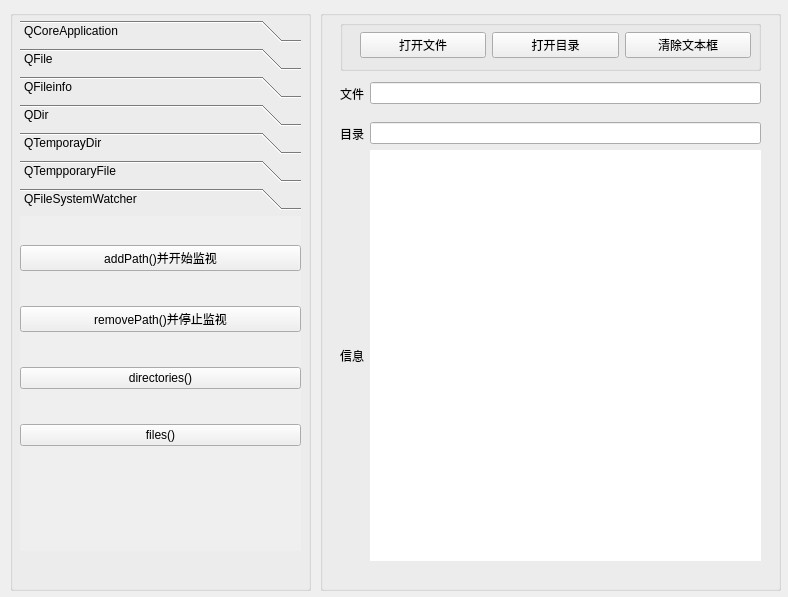
<?xml version="1.0" encoding="UTF-8"?>
<ui version="4.0">
 <class>Widget</class>
 <widget class="QWidget" name="Widget">
  <property name="geometry">
   <rect>
    <x>0</x>
    <y>0</y>
    <width>788</width>
    <height>597</height>
   </rect>
  </property>
  <property name="windowTitle">
   <string>Widget</string>
  </property>
  <widget class="QGroupBox" name="groupBox">
   <property name="geometry">
    <rect>
     <x>10</x>
     <y>10</y>
     <width>301</width>
     <height>581</height>
    </rect>
   </property>
   <property name="title">
    <string/>
   </property>
   <widget class="QToolBox" name="toolBox_QCoreApplication">
    <property name="geometry">
     <rect>
      <x>10</x>
      <y>10</y>
      <width>281</width>
      <height>531</height>
     </rect>
    </property>
    <property name="currentIndex">
     <number>6</number>
    </property>
    <widget class="QWidget" name="widget">
     <property name="geometry">
      <rect>
       <x>0</x>
       <y>0</y>
       <width>281</width>
       <height>293</height>
      </rect>
     </property>
     <attribute name="label">
      <string>QCoreApplication</string>
     </attribute>
     <widget class="QWidget" name="layoutWidget">
      <property name="geometry">
       <rect>
        <x>0</x>
        <y>10</y>
        <width>271</width>
        <height>301</height>
       </rect>
      </property>
      <layout class="QVBoxLayout" name="verticalLayout">
       <item>
        <widget class="QPushButton" name="pushButton_Dirpath">
         <property name="text">
          <string>applicationDirpath（）</string>
         </property>
        </widget>
       </item>
       <item>
        <widget class="QPushButton" name="pushButton_FilePath">
         <property name="text">
          <string>applicationFilePath()</string>
         </property>
        </widget>
       </item>
       <item>
        <widget class="QPushButton" name="pushButton_appName">
         <property name="text">
          <string>applicationName()</string>
         </property>
        </widget>
       </item>
       <item>
        <widget class="QPushButton" name="pushButton_setappName">
         <property name="text">
          <string>setApplicationName()</string>
         </property>
        </widget>
       </item>
       <item>
        <widget class="QPushButton" name="pushButton_librayPaths">
         <property name="text">
          <string>librayPaths()</string>
         </property>
        </widget>
       </item>
       <item>
        <widget class="QPushButton" name="pushButton_organizationName">
         <property name="text">
          <string>organizationName()</string>
         </property>
        </widget>
       </item>
       <item>
        <widget class="QPushButton" name="pushButton_exit">
         <property name="text">
          <string>exit()</string>
         </property>
        </widget>
       </item>
      </layout>
     </widget>
    </widget>
    <widget class="QWidget" name="page_2">
     <property name="geometry">
      <rect>
       <x>0</x>
       <y>0</y>
       <width>281</width>
       <height>293</height>
      </rect>
     </property>
     <attribute name="label">
      <string>QFile</string>
     </attribute>
     <widget class="QGroupBox" name="groupBox_4">
      <property name="geometry">
       <rect>
        <x>0</x>
        <y>0</y>
        <width>281</width>
        <height>141</height>
       </rect>
      </property>
      <property name="title">
       <string>静态函数</string>
      </property>
      <widget class="QWidget" name="layoutWidget">
       <property name="geometry">
        <rect>
         <x>10</x>
         <y>20</y>
         <width>261</width>
         <height>111</height>
        </rect>
       </property>
       <layout class="QGridLayout" name="gridLayout">
        <item row="0" column="0">
         <widget class="QPushButton" name="pushButton_copys">
          <property name="text">
           <string>copy()</string>
          </property>
         </widget>
        </item>
        <item row="0" column="1">
         <widget class="QPushButton" name="pushButton_existss">
          <property name="text">
           <string>exists()</string>
          </property>
         </widget>
        </item>
        <item row="1" column="0">
         <widget class="QPushButton" name="pushButton_removes">
          <property name="text">
           <string>remove()</string>
          </property>
         </widget>
        </item>
        <item row="1" column="1">
         <widget class="QPushButton" name="pushButton_renames">
          <property name="text">
           <string>rename()</string>
          </property>
         </widget>
        </item>
        <item row="2" column="0">
         <widget class="QPushButton" name="pushButton_moveToTrashs">
          <property name="text">
           <string>moveToTrash</string>
          </property>
         </widget>
        </item>
       </layout>
      </widget>
     </widget>
     <widget class="QGroupBox" name="groupBox_5">
      <property name="geometry">
       <rect>
        <x>0</x>
        <y>150</y>
        <width>281</width>
        <height>161</height>
       </rect>
      </property>
      <property name="title">
       <string>成员函数</string>
      </property>
      <widget class="QWidget" name="layoutWidget">
       <property name="geometry">
        <rect>
         <x>10</x>
         <y>30</y>
         <width>261</width>
         <height>111</height>
        </rect>
       </property>
       <layout class="QGridLayout" name="gridLayout_2">
        <item row="0" column="0">
         <widget class="QPushButton" name="pushButton_copy">
          <property name="text">
           <string>copy()</string>
          </property>
         </widget>
        </item>
        <item row="0" column="1">
         <widget class="QPushButton" name="pushButton_exists">
          <property name="text">
           <string>exists()</string>
          </property>
         </widget>
        </item>
        <item row="1" column="0">
         <widget class="QPushButton" name="pushButton_remove">
          <property name="text">
           <string>remove()</string>
          </property>
         </widget>
        </item>
        <item row="1" column="1">
         <widget class="QPushButton" name="pushButton_rename">
          <property name="text">
           <string>rename()</string>
          </property>
         </widget>
        </item>
        <item row="2" column="0">
         <widget class="QPushButton" name="pushButton_moveToTrash">
          <property name="text">
           <string>moveToTrash</string>
          </property>
         </widget>
        </item>
       </layout>
      </widget>
     </widget>
    </widget>
    <widget class="QWidget" name="page_3">
     <property name="geometry">
      <rect>
       <x>0</x>
       <y>0</y>
       <width>281</width>
       <height>293</height>
      </rect>
     </property>
     <attribute name="label">
      <string>QFileinfo</string>
     </attribute>
     <widget class="QWidget" name="layoutWidget">
      <property name="geometry">
       <rect>
        <x>0</x>
        <y>0</y>
        <width>281</width>
        <height>328</height>
       </rect>
      </property>
      <layout class="QGridLayout" name="gridLayout_3">
       <item row="0" column="0">
        <layout class="QHBoxLayout" name="horizontalLayout_5">
         <item>
          <widget class="QPushButton" name="pushButton_absoluteFilepath">
           <property name="text">
            <string>absoluteFilePath</string>
           </property>
          </widget>
         </item>
         <item>
          <widget class="QPushButton" name="pushButton_absolutePath">
           <property name="text">
            <string>absolutePath</string>
           </property>
          </widget>
         </item>
        </layout>
       </item>
       <item row="1" column="0">
        <layout class="QHBoxLayout" name="horizontalLayout_6">
         <item>
          <widget class="QPushButton" name="pushButton_fileName">
           <property name="text">
            <string>fileName</string>
           </property>
          </widget>
         </item>
         <item>
          <widget class="QPushButton" name="pushButton_filepath">
           <property name="text">
            <string>filepath</string>
           </property>
          </widget>
         </item>
        </layout>
       </item>
       <item row="2" column="0">
        <layout class="QHBoxLayout" name="horizontalLayout_7">
         <item>
          <widget class="QPushButton" name="pushButton_size">
           <property name="text">
            <string>size</string>
           </property>
          </widget>
         </item>
         <item>
          <widget class="QPushButton" name="pushButton_path">
           <property name="text">
            <string>path</string>
           </property>
          </widget>
         </item>
        </layout>
       </item>
       <item row="3" column="0">
        <layout class="QHBoxLayout" name="horizontalLayout_8">
         <item>
          <widget class="QPushButton" name="pushButton_baseName">
           <property name="text">
            <string>baseName</string>
           </property>
          </widget>
         </item>
         <item>
          <widget class="QPushButton" name="pushButton_completeBaseName">
           <property name="text">
            <string>completeBaseName</string>
           </property>
          </widget>
         </item>
        </layout>
       </item>
       <item row="4" column="0">
        <layout class="QHBoxLayout" name="horizontalLayout_9">
         <item>
          <widget class="QPushButton" name="pushButton_suffix">
           <property name="text">
            <string>suffix</string>
           </property>
          </widget>
         </item>
         <item>
          <widget class="QPushButton" name="pushButton_completeBaseName_2">
           <property name="text">
            <string>completeSuffix</string>
           </property>
          </widget>
         </item>
        </layout>
       </item>
       <item row="5" column="0">
        <layout class="QHBoxLayout" name="horizontalLayout_10">
         <item>
          <widget class="QPushButton" name="pushButton_isDir">
           <property name="text">
            <string>isDir</string>
           </property>
          </widget>
         </item>
         <item>
          <widget class="QPushButton" name="pushButton_isFile">
           <property name="text">
            <string>isFile</string>
           </property>
          </widget>
         </item>
        </layout>
       </item>
       <item row="6" column="0">
        <layout class="QHBoxLayout" name="horizontalLayout_11">
         <item>
          <widget class="QPushButton" name="pushButton_isExecutable">
           <property name="text">
            <string>isExecutable</string>
           </property>
          </widget>
         </item>
         <item>
          <widget class="QPushButton" name="pushButton_birthTime">
           <property name="text">
            <string>birthTime</string>
           </property>
          </widget>
         </item>
        </layout>
       </item>
       <item row="7" column="0">
        <layout class="QHBoxLayout" name="horizontalLayout_12">
         <item>
          <widget class="QPushButton" name="pushButton_lastModified">
           <property name="text">
            <string>lastModified</string>
           </property>
          </widget>
         </item>
         <item>
          <widget class="QPushButton" name="pushButton_lastRead">
           <property name="text">
            <string>lastRead</string>
           </property>
          </widget>
         </item>
        </layout>
       </item>
       <item row="8" column="0">
        <layout class="QHBoxLayout" name="horizontalLayout_13">
         <item>
          <widget class="QPushButton" name="pushButton_exists_s">
           <property name="text">
            <string>静态函数exists</string>
           </property>
          </widget>
         </item>
         <item>
          <widget class="QPushButton" name="pushButton_exists_2">
           <property name="text">
            <string>exists</string>
           </property>
          </widget>
         </item>
        </layout>
       </item>
      </layout>
     </widget>
    </widget>
    <widget class="QWidget" name="page">
     <attribute name="label">
      <string>QDir</string>
     </attribute>
     <widget class="QGroupBox" name="groupBox_6">
      <property name="geometry">
       <rect>
        <x>0</x>
        <y>0</y>
        <width>281</width>
        <height>131</height>
       </rect>
      </property>
      <property name="title">
       <string>静态函数</string>
      </property>
      <widget class="QWidget" name="">
       <property name="geometry">
        <rect>
         <x>10</x>
         <y>20</y>
         <width>271</width>
         <height>100</height>
        </rect>
       </property>
       <layout class="QGridLayout" name="gridLayout_4">
        <item row="0" column="0">
         <widget class="QPushButton" name="pushButton_tempPath">
          <property name="text">
           <string>tempPath</string>
          </property>
         </widget>
        </item>
        <item row="0" column="1">
         <widget class="QPushButton" name="pushButton_rootPath">
          <property name="text">
           <string>rootPath</string>
          </property>
         </widget>
        </item>
        <item row="1" column="0">
         <widget class="QPushButton" name="pushButton_homepath">
          <property name="text">
           <string>homepath</string>
          </property>
         </widget>
        </item>
        <item row="1" column="1">
         <widget class="QPushButton" name="pushButton_drives">
          <property name="text">
           <string>drives</string>
          </property>
         </widget>
        </item>
        <item row="2" column="0">
         <widget class="QPushButton" name="pushButton_currentPath">
          <property name="text">
           <string>currnetPath</string>
          </property>
         </widget>
        </item>
        <item row="2" column="1">
         <widget class="QPushButton" name="pushButton_setCurrent">
          <property name="text">
           <string>setCurrent</string>
          </property>
         </widget>
        </item>
       </layout>
      </widget>
     </widget>
     <widget class="QGroupBox" name="groupBox_7">
      <property name="geometry">
       <rect>
        <x>0</x>
        <y>130</y>
        <width>281</width>
        <height>161</height>
       </rect>
      </property>
      <property name="title">
       <string>文件或目录操作</string>
      </property>
      <widget class="QWidget" name="">
       <property name="geometry">
        <rect>
         <x>10</x>
         <y>20</y>
         <width>261</width>
         <height>131</height>
        </rect>
       </property>
       <layout class="QGridLayout" name="gridLayout_5">
        <item row="0" column="0">
         <widget class="QPushButton" name="pushButton_mkdir">
          <property name="text">
           <string>mkdir</string>
          </property>
         </widget>
        </item>
        <item row="0" column="1">
         <widget class="QPushButton" name="pushButton_rmdir">
          <property name="text">
           <string>rmdir</string>
          </property>
         </widget>
        </item>
        <item row="1" column="0">
         <widget class="QPushButton" name="pushButton_remove_2">
          <property name="text">
           <string>remove</string>
          </property>
         </widget>
        </item>
        <item row="1" column="1">
         <widget class="QPushButton" name="pushButton_rename_2">
          <property name="text">
           <string>rename</string>
          </property>
         </widget>
        </item>
        <item row="2" column="0">
         <widget class="QPushButton" name="pushButton_SetPath">
          <property name="text">
           <string>SetPath</string>
          </property>
         </widget>
        </item>
        <item row="2" column="1">
         <widget class="QPushButton" name="pushButton_removeRecursively">
          <property name="text">
           <string>removeRecursively</string>
          </property>
         </widget>
        </item>
       </layout>
      </widget>
     </widget>
    </widget>
    <widget class="QWidget" name="page_4">
     <property name="geometry">
      <rect>
       <x>0</x>
       <y>0</y>
       <width>281</width>
       <height>293</height>
      </rect>
     </property>
     <attribute name="label">
      <string>QTemporayDir</string>
     </attribute>
     <widget class="QWidget" name="">
      <property name="geometry">
       <rect>
        <x>0</x>
        <y>10</y>
        <width>271</width>
        <height>271</height>
       </rect>
      </property>
      <layout class="QVBoxLayout" name="verticalLayout_2">
       <item>
        <widget class="QPushButton" name="pushButton_temptemp">
         <property name="text">
          <string>1.在系统临时目录下创建临时文件夹</string>
         </property>
        </widget>
       </item>
       <item>
        <widget class="QPushButton" name="pushButton_diytemp">
         <property name="text">
          <string>2.在指定目录下创建临时文件夹</string>
         </property>
        </widget>
       </item>
       <item>
        <widget class="QPushButton" name="pushButton_currenttemp">
         <property name="text">
          <string>3.在当前目录下创建临时文件夹</string>
         </property>
        </widget>
       </item>
      </layout>
     </widget>
    </widget>
    <widget class="QWidget" name="page_5">
     <property name="geometry">
      <rect>
       <x>0</x>
       <y>0</y>
       <width>281</width>
       <height>293</height>
      </rect>
     </property>
     <attribute name="label">
      <string>QTempporaryFile</string>
     </attribute>
    </widget>
    <widget class="QWidget" name="page_6">
     <property name="geometry">
      <rect>
       <x>0</x>
       <y>0</y>
       <width>281</width>
       <height>293</height>
      </rect>
     </property>
     <attribute name="label">
      <string>QFileSystemWatcher</string>
     </attribute>
     <widget class="QWidget" name="">
      <property name="geometry">
       <rect>
        <x>0</x>
        <y>0</y>
        <width>281</width>
        <height>261</height>
       </rect>
      </property>
      <layout class="QVBoxLayout" name="verticalLayout_3">
       <item>
        <widget class="QPushButton" name="pushButton_add">
         <property name="text">
          <string>addPath()并开始监视</string>
         </property>
        </widget>
       </item>
       <item>
        <widget class="QPushButton" name="pushButton_remove_3">
         <property name="text">
          <string>removePath()并停止监视</string>
         </property>
        </widget>
       </item>
       <item>
        <widget class="QPushButton" name="pushButton_direct">
         <property name="text">
          <string>directories()</string>
         </property>
        </widget>
       </item>
       <item>
        <widget class="QPushButton" name="pushButton_files">
         <property name="text">
          <string>files()</string>
         </property>
        </widget>
       </item>
      </layout>
     </widget>
    </widget>
   </widget>
  </widget>
  <widget class="QGroupBox" name="groupBox_2">
   <property name="geometry">
    <rect>
     <x>320</x>
     <y>10</y>
     <width>461</width>
     <height>581</height>
    </rect>
   </property>
   <property name="title">
    <string/>
   </property>
   <widget class="QGroupBox" name="groupBox_3">
    <property name="geometry">
     <rect>
      <x>20</x>
      <y>10</y>
      <width>421</width>
      <height>51</height>
     </rect>
    </property>
    <property name="title">
     <string/>
    </property>
    <widget class="QWidget" name="layoutWidget">
     <property name="geometry">
      <rect>
       <x>20</x>
       <y>10</y>
       <width>391</width>
       <height>30</height>
      </rect>
     </property>
     <layout class="QHBoxLayout" name="horizontalLayout">
      <item>
       <widget class="QPushButton" name="pushButton_openfile">
        <property name="text">
         <string>打开文件</string>
        </property>
       </widget>
      </item>
      <item>
       <widget class="QPushButton" name="pushButton_openDir">
        <property name="text">
         <string>打开目录</string>
        </property>
       </widget>
      </item>
      <item>
       <widget class="QPushButton" name="pushButton_cleartext">
        <property name="text">
         <string>清除文本框</string>
        </property>
       </widget>
      </item>
     </layout>
    </widget>
   </widget>
   <widget class="QWidget" name="layoutWidget">
    <property name="geometry">
     <rect>
      <x>20</x>
      <y>110</y>
      <width>421</width>
      <height>27</height>
     </rect>
    </property>
    <layout class="QHBoxLayout" name="horizontalLayout_3">
     <item>
      <widget class="QLabel" name="label_2">
       <property name="text">
        <string>目录</string>
       </property>
      </widget>
     </item>
     <item>
      <widget class="QLineEdit" name="lineEdit_dirpath"/>
     </item>
    </layout>
   </widget>
   <widget class="QWidget" name="layoutWidget">
    <property name="geometry">
     <rect>
      <x>20</x>
      <y>70</y>
      <width>421</width>
      <height>27</height>
     </rect>
    </property>
    <layout class="QHBoxLayout" name="horizontalLayout_2">
     <item>
      <widget class="QLabel" name="label">
       <property name="text">
        <string>文件</string>
       </property>
      </widget>
     </item>
     <item>
      <widget class="QLineEdit" name="lineEdit_filepath"/>
     </item>
    </layout>
   </widget>
   <widget class="QWidget" name="layoutWidget">
    <property name="geometry">
     <rect>
      <x>20</x>
      <y>140</y>
      <width>421</width>
      <height>411</height>
     </rect>
    </property>
    <layout class="QHBoxLayout" name="horizontalLayout_4">
     <item>
      <widget class="QLabel" name="label_3">
       <property name="text">
        <string>信息</string>
       </property>
      </widget>
     </item>
     <item>
      <widget class="QPlainTextEdit" name="plainTextEdit">
       <property name="frameShape">
        <enum>QFrame::NoFrame</enum>
       </property>
      </widget>
     </item>
    </layout>
   </widget>
  </widget>
 </widget>
 <resources/>
 <connections/>
</ui>
